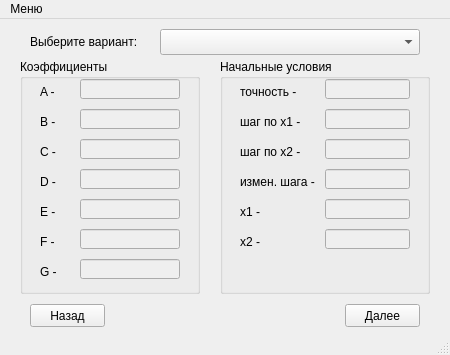
<?xml version="1.0" encoding="UTF-8"?>
<ui version="4.0">
 <class>getvariants</class>
 <widget class="QMainWindow" name="getvariants">
  <property name="geometry">
   <rect>
    <x>0</x>
    <y>0</y>
    <width>450</width>
    <height>355</height>
   </rect>
  </property>
  <property name="sizePolicy">
   <sizepolicy hsizetype="Fixed" vsizetype="Fixed">
    <horstretch>0</horstretch>
    <verstretch>0</verstretch>
   </sizepolicy>
  </property>
  <property name="maximumSize">
   <size>
    <width>450</width>
    <height>355</height>
   </size>
  </property>
  <property name="windowTitle">
   <string>Методы оптимизации 2010 - Выбор варианта</string>
  </property>
  <property name="windowIcon">
   <iconset resource="data.qrc">
    <normaloff>:/icon/icon.bmp</normaloff>:/icon/icon.bmp</iconset>
  </property>
  <widget class="QWidget" name="centralwidget">
   <widget class="QGroupBox" name="quadKoef">
    <property name="geometry">
     <rect>
      <x>20</x>
      <y>40</y>
      <width>180</width>
      <height>235</height>
     </rect>
    </property>
    <property name="title">
     <string>Коэффициенты</string>
    </property>
    <widget class="QLabel" name="label_2">
     <property name="geometry">
      <rect>
       <x>20</x>
       <y>20</y>
       <width>20</width>
       <height>25</height>
      </rect>
     </property>
     <property name="text">
      <string>A -</string>
     </property>
    </widget>
    <widget class="QLabel" name="label_3">
     <property name="geometry">
      <rect>
       <x>20</x>
       <y>50</y>
       <width>20</width>
       <height>25</height>
      </rect>
     </property>
     <property name="text">
      <string>B -</string>
     </property>
    </widget>
    <widget class="QLabel" name="label_4">
     <property name="geometry">
      <rect>
       <x>20</x>
       <y>80</y>
       <width>20</width>
       <height>25</height>
      </rect>
     </property>
     <property name="text">
      <string>C -</string>
     </property>
    </widget>
    <widget class="QLabel" name="label_5">
     <property name="geometry">
      <rect>
       <x>20</x>
       <y>110</y>
       <width>20</width>
       <height>25</height>
      </rect>
     </property>
     <property name="text">
      <string>D -</string>
     </property>
    </widget>
    <widget class="QLabel" name="label_6">
     <property name="geometry">
      <rect>
       <x>20</x>
       <y>140</y>
       <width>20</width>
       <height>25</height>
      </rect>
     </property>
     <property name="text">
      <string>E -</string>
     </property>
    </widget>
    <widget class="QLabel" name="label_7">
     <property name="geometry">
      <rect>
       <x>20</x>
       <y>170</y>
       <width>20</width>
       <height>25</height>
      </rect>
     </property>
     <property name="text">
      <string>F -</string>
     </property>
    </widget>
    <widget class="QLabel" name="label_8">
     <property name="geometry">
      <rect>
       <x>20</x>
       <y>200</y>
       <width>20</width>
       <height>25</height>
      </rect>
     </property>
     <property name="text">
      <string>G -</string>
     </property>
    </widget>
    <widget class="QLineEdit" name="a">
     <property name="enabled">
      <bool>false</bool>
     </property>
     <property name="geometry">
      <rect>
       <x>60</x>
       <y>20</y>
       <width>100</width>
       <height>20</height>
      </rect>
     </property>
     <property name="text">
      <string/>
     </property>
    </widget>
    <widget class="QLineEdit" name="b">
     <property name="enabled">
      <bool>false</bool>
     </property>
     <property name="geometry">
      <rect>
       <x>60</x>
       <y>50</y>
       <width>100</width>
       <height>20</height>
      </rect>
     </property>
     <property name="text">
      <string/>
     </property>
    </widget>
    <widget class="QLineEdit" name="c">
     <property name="enabled">
      <bool>false</bool>
     </property>
     <property name="geometry">
      <rect>
       <x>60</x>
       <y>80</y>
       <width>100</width>
       <height>20</height>
      </rect>
     </property>
     <property name="text">
      <string/>
     </property>
    </widget>
    <widget class="QLineEdit" name="d">
     <property name="enabled">
      <bool>false</bool>
     </property>
     <property name="geometry">
      <rect>
       <x>60</x>
       <y>110</y>
       <width>100</width>
       <height>20</height>
      </rect>
     </property>
     <property name="text">
      <string/>
     </property>
    </widget>
    <widget class="QLineEdit" name="e">
     <property name="enabled">
      <bool>false</bool>
     </property>
     <property name="geometry">
      <rect>
       <x>60</x>
       <y>140</y>
       <width>100</width>
       <height>20</height>
      </rect>
     </property>
     <property name="text">
      <string/>
     </property>
    </widget>
    <widget class="QLineEdit" name="f">
     <property name="enabled">
      <bool>false</bool>
     </property>
     <property name="geometry">
      <rect>
       <x>60</x>
       <y>170</y>
       <width>100</width>
       <height>20</height>
      </rect>
     </property>
     <property name="text">
      <string/>
     </property>
    </widget>
    <widget class="QLineEdit" name="g">
     <property name="enabled">
      <bool>false</bool>
     </property>
     <property name="geometry">
      <rect>
       <x>60</x>
       <y>200</y>
       <width>100</width>
       <height>20</height>
      </rect>
     </property>
     <property name="text">
      <string/>
     </property>
    </widget>
   </widget>
   <widget class="QComboBox" name="comboBox">
    <property name="geometry">
     <rect>
      <x>160</x>
      <y>10</y>
      <width>260</width>
      <height>26</height>
     </rect>
    </property>
   </widget>
   <widget class="QGroupBox" name="quadSimpleCon">
    <property name="geometry">
     <rect>
      <x>220</x>
      <y>40</y>
      <width>210</width>
      <height>235</height>
     </rect>
    </property>
    <property name="title">
     <string>Начальные условия</string>
    </property>
    <widget class="QLabel" name="label_9">
     <property name="geometry">
      <rect>
       <x>20</x>
       <y>20</y>
       <width>80</width>
       <height>25</height>
      </rect>
     </property>
     <property name="text">
      <string>точность -</string>
     </property>
    </widget>
    <widget class="QLabel" name="label_10">
     <property name="geometry">
      <rect>
       <x>20</x>
       <y>50</y>
       <width>80</width>
       <height>25</height>
      </rect>
     </property>
     <property name="text">
      <string>шаг по х1 -</string>
     </property>
    </widget>
    <widget class="QLabel" name="label_11">
     <property name="geometry">
      <rect>
       <x>20</x>
       <y>80</y>
       <width>80</width>
       <height>25</height>
      </rect>
     </property>
     <property name="text">
      <string>шаг по х2 -</string>
     </property>
    </widget>
    <widget class="QLabel" name="label_12">
     <property name="geometry">
      <rect>
       <x>20</x>
       <y>110</y>
       <width>80</width>
       <height>25</height>
      </rect>
     </property>
     <property name="text">
      <string>измен. шага -</string>
     </property>
    </widget>
    <widget class="QLabel" name="label_13">
     <property name="geometry">
      <rect>
       <x>20</x>
       <y>140</y>
       <width>80</width>
       <height>25</height>
      </rect>
     </property>
     <property name="text">
      <string>х1 -</string>
     </property>
    </widget>
    <widget class="QLabel" name="label_14">
     <property name="geometry">
      <rect>
       <x>20</x>
       <y>170</y>
       <width>80</width>
       <height>25</height>
      </rect>
     </property>
     <property name="text">
      <string>х2 -</string>
     </property>
    </widget>
    <widget class="QLineEdit" name="accuracy">
     <property name="enabled">
      <bool>false</bool>
     </property>
     <property name="geometry">
      <rect>
       <x>105</x>
       <y>20</y>
       <width>85</width>
       <height>20</height>
      </rect>
     </property>
     <property name="text">
      <string/>
     </property>
    </widget>
    <widget class="QLineEdit" name="stepx1">
     <property name="enabled">
      <bool>false</bool>
     </property>
     <property name="geometry">
      <rect>
       <x>105</x>
       <y>50</y>
       <width>85</width>
       <height>20</height>
      </rect>
     </property>
     <property name="text">
      <string/>
     </property>
    </widget>
    <widget class="QLineEdit" name="stepx2">
     <property name="enabled">
      <bool>false</bool>
     </property>
     <property name="geometry">
      <rect>
       <x>105</x>
       <y>80</y>
       <width>85</width>
       <height>20</height>
      </rect>
     </property>
     <property name="text">
      <string/>
     </property>
    </widget>
    <widget class="QLineEdit" name="stepChange">
     <property name="enabled">
      <bool>false</bool>
     </property>
     <property name="geometry">
      <rect>
       <x>105</x>
       <y>110</y>
       <width>85</width>
       <height>20</height>
      </rect>
     </property>
     <property name="text">
      <string/>
     </property>
    </widget>
    <widget class="QLineEdit" name="x1">
     <property name="enabled">
      <bool>false</bool>
     </property>
     <property name="geometry">
      <rect>
       <x>105</x>
       <y>140</y>
       <width>85</width>
       <height>20</height>
      </rect>
     </property>
     <property name="text">
      <string/>
     </property>
    </widget>
    <widget class="QLineEdit" name="x2">
     <property name="enabled">
      <bool>false</bool>
     </property>
     <property name="geometry">
      <rect>
       <x>105</x>
       <y>170</y>
       <width>85</width>
       <height>20</height>
      </rect>
     </property>
     <property name="text">
      <string/>
     </property>
    </widget>
   </widget>
   <widget class="QLabel" name="label">
    <property name="geometry">
     <rect>
      <x>30</x>
      <y>10</y>
      <width>120</width>
      <height>26</height>
     </rect>
    </property>
    <property name="text">
     <string>Выберите вариант:</string>
    </property>
   </widget>
   <widget class="QPushButton" name="next_button">
    <property name="geometry">
     <rect>
      <x>345</x>
      <y>285</y>
      <width>75</width>
      <height>23</height>
     </rect>
    </property>
    <property name="text">
     <string>Далее</string>
    </property>
   </widget>
   <widget class="QPushButton" name="exit_button">
    <property name="geometry">
     <rect>
      <x>30</x>
      <y>285</y>
      <width>75</width>
      <height>23</height>
     </rect>
    </property>
    <property name="text">
     <string>Назад</string>
    </property>
   </widget>
  </widget>
  <widget class="QMenuBar" name="menubar">
   <property name="geometry">
    <rect>
     <x>0</x>
     <y>0</y>
     <width>450</width>
     <height>23</height>
    </rect>
   </property>
   <widget class="QMenu" name="menu">
    <property name="title">
     <string>Меню</string>
    </property>
    <addaction name="exit"/>
   </widget>
   <addaction name="menu"/>
  </widget>
  <widget class="QStatusBar" name="statusbar"/>
  <action name="exit">
   <property name="text">
    <string>Выход</string>
   </property>
  </action>
 </widget>
 <resources>
  <include location="data.qrc"/>
 </resources>
 <connections>
  <connection>
   <sender>exit</sender>
   <signal>activated()</signal>
   <receiver>getvariants</receiver>
   <slot>close()</slot>
   <hints>
    <hint type="sourcelabel">
     <x>-1</x>
     <y>-1</y>
    </hint>
    <hint type="destinationlabel">
     <x>224</x>
     <y>177</y>
    </hint>
   </hints>
  </connection>
  <connection>
   <sender>exit_button</sender>
   <signal>clicked()</signal>
   <receiver>getvariants</receiver>
   <slot>close()</slot>
   <hints>
    <hint type="sourcelabel">
     <x>67</x>
     <y>319</y>
    </hint>
    <hint type="destinationlabel">
     <x>224</x>
     <y>177</y>
    </hint>
   </hints>
  </connection>
 </connections>
</ui>
